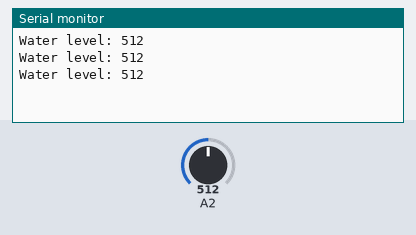
Bench run of a sketch on a simulated Arduino Uno, built with avr-gcc and run on an emulated ATmega328P. On the bench: the last lines printed to the serial monitor. The inputs (shaded band) are chosen by the test bench; at power-on: A2 = 512.

Above: at 1.3 s.
1.4 s: A2 set to 716
At 1.9 s:
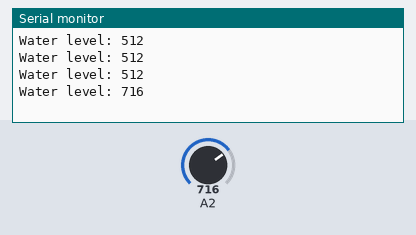
2.9 s: A2 set to 900
At 3.4 s:
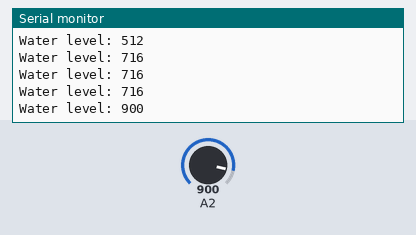
Timing chart, 0 to 5.9 s (numbered marks = the images above; inputs shaded):
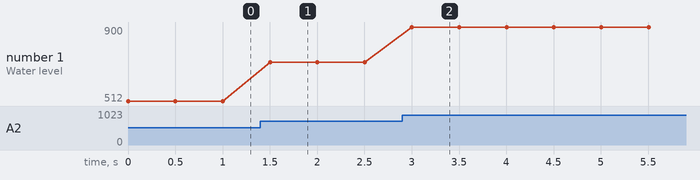

Measured:
- after the input at 1.4 s, the serial monitor: prints a new line after 0.10 s (image 1)
- after the input at 2.9 s, the serial monitor: prints a new line after 0.10 s (image 2)
- plotted number 1: 512 → 716 after the input at 1.4 s, 716 → 900 after the input at 2.9 s

The sketch:

test-code.ino
```cpp
void setup() { Serial.begin(9600); }
void loop() {
Serial.print("Water level: "); Serial.println(analogRead(A2));
delay(500);
}
```
